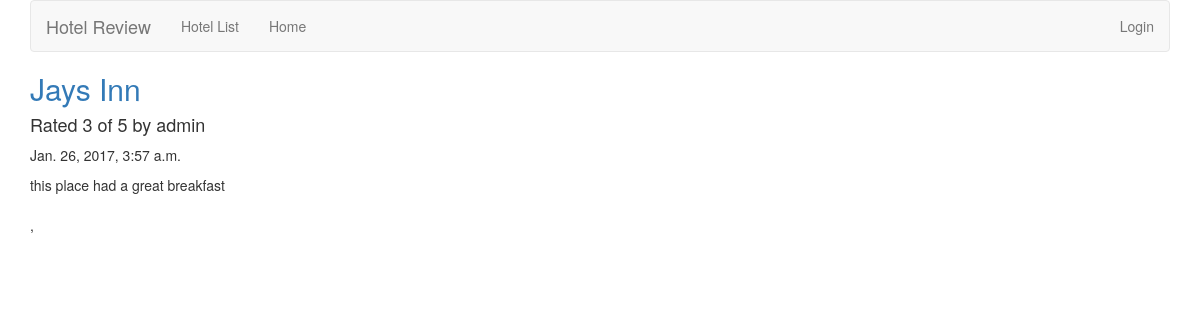
Before: /hotelsite/review/2/ with the older database file.
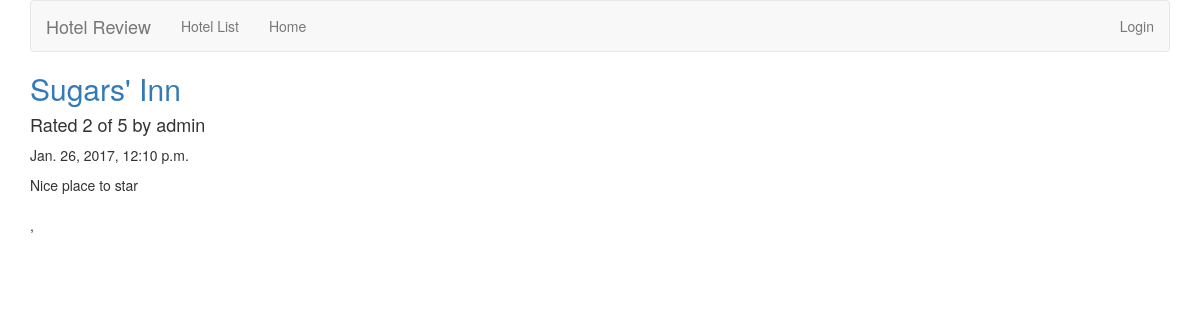
After: the same page with the newer database file.
### hotelsite/models.py (models this page shows, shortened)
class Review(models.Model):
	RATING_CHOICES = (
        (1, '1'),
        (2, '2'),
        (3, '3'),
        (4, '4'),
        (5, '5'),
    )
	hotel = models.ForeignKey(Hotel, null=False, blank=False)
	user_name = models.CharField(max_length=25)
	date = models.DateTimeField('date_published')
	title = models.CharField(max_length= 50)
	description = models.TextField(max_length=5000)
	rating = models.IntegerField(choices=RATING_CHOICES)

class Hotel(models.Model):
	name = models.CharField(max_length=60)
	add1 = models.CharField(max_length=50)
	add2 = models.CharField(max_length=50, null=True, blank=True)
	city = models.CharField(max_length=50)
	state = models.CharField(max_length= 2)
	zipcode = models.CharField(max_length=5)

### hotelsite/views.py (the view)
# urls.py: url(r'^review/(?P<review_id>[0-9]+)/$', views.review_detail, name='review_detail'),
def review_detail(request, review_id):
    review = get_object_or_404(Review, pk=review_id)
    return render(request, 'review_detail.html', {'review': review})

### hotelsite/templates/review_detail.html (shortened to what this page needs)
{% extends 'base.html' %}
{% block title %}
<h2><a href="{% url 'hotelsite:hotel_detail' review.hotel.id %}">{{ review.hotel.name }}</a></h2>
{% endblock %}
{% block content %}
<h4>Rated {{ review.rating }} of 5 by {{ review.user_name }}</h4>
<p>{{ review.date }}</p>
<p>{{ review.description }}</p>
<p>{{ hotel.city }}, {{ state }}  {{ zipcode }}</p>
{% endblock content %}

Changed rows visible on the page:
changed Review "admin": hotel.name "Jays Inn" → "Sugars' Inn"; rating "3" → "2"; date "Jan. 26, 2017, 3:57 a.m." → "Jan. 26, 2017, 12:10 p.m."; description "this place had a great breakfast" → "Nice place to star"
